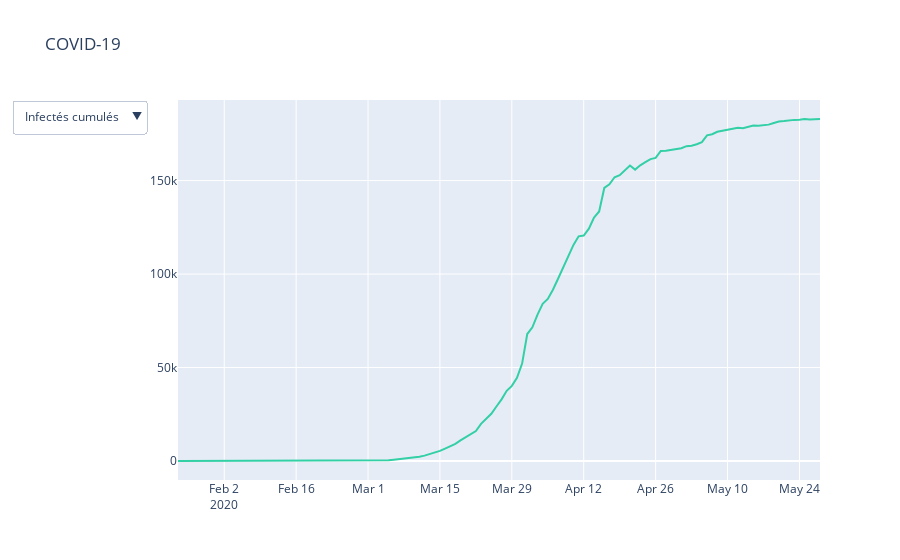

The notebook cell this image was saved under:
### Code cell
recuperer_stats_covid()

TableFrance= recup_pays('France')
TableDeces,TableInfection,TableDate= recup_champ(TableFrance,'Deces'),recup_champ(TableFrance,'Infection'),recup_champ(TableFrance,'Date')

coeff_opti=calcul_coeff(TableDeces,TableInfection)


fig = go.Figure()


fig.add_trace(
    go.Scatter(x=TableDate,
               y=TableInfection,
               name="Infectés cumulés",
               line=dict(color="#33CFA5")))

fig.add_trace(
    go.Scatter(x=TableDeces,
               y=TableInfection,
               name="Deces",
               visible=False,
               line=dict(color="#33CFA5", dash="dash")))



fig.update_layout(
    updatemenus=[
        dict(
            active=0,
            buttons=list([
                dict(label="Infectés cumulés",
                     method="update",
                     args=[{"visible": [True, False, True, False]},
                           {"title": "Graphique",
                            "annotations": []}]),
                 dict(label="Deces",
                     method="update",
                     args=[{"visible": [True, True, False, False]},
                           {"title": "COVID-19"}]),
            ]),
        )
    ])



# Set title
fig.update_layout(title_text="COVID-19")


fig.show()
